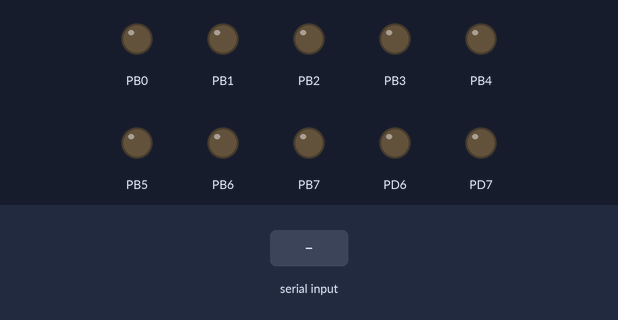
Recording of a program running on a simulated ATmega328P, built with avr-gcc and emulated at 16 MHz. Parts: output pins drawn as LEDs (lit = HIGH). Inputs (shaded band) come from the test bench. What the program prints to the serial monitor is not drawn.

Above: at 1.2 s.
1.3 s: "1" received over Serial
At 2.2 s:
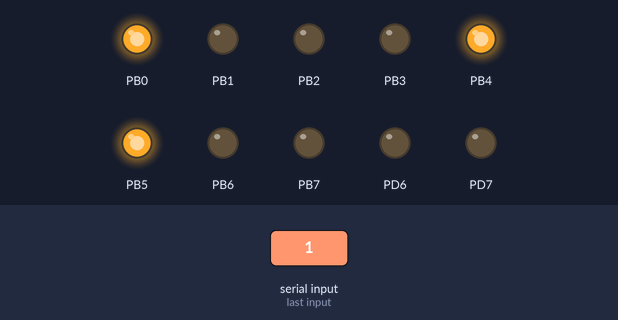
2.8 s: "0" received over Serial
At 3.4 s:
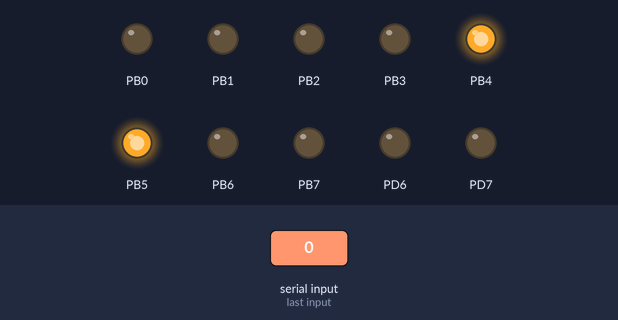
4.3 s: "2" received over Serial
At 5.7 s:
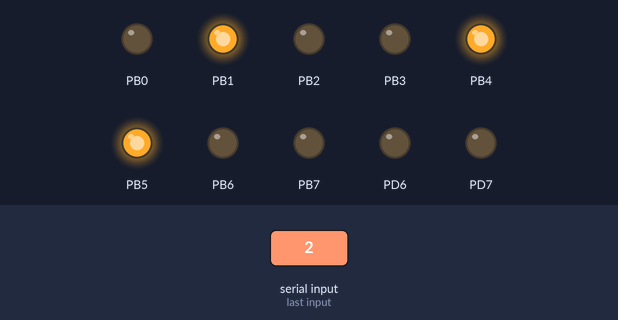
Timing chart, 0 to 7.3 s (numbered marks = the images above; inputs shaded):
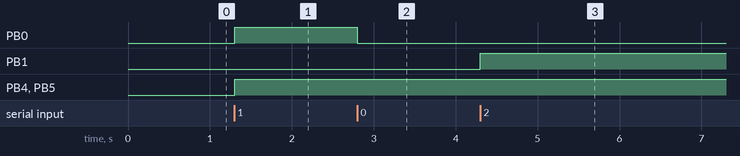

Measured:
- after the input at 1.3 s, PB0, PB4, PB5: LOW → HIGH at once
- after the input at 2.8 s, PB0: HIGH → LOW at once
- after the input at 4.3 s, PB1: LOW → HIGH at once

The program:

main.c
```c
/*
 * LAB04_ADC.c
 *
 * Created: 24/04/2025
 * Author : Juan Rodriguez
	Pre-Laboratorio 6
	comunicación serial UART
 */

/*********Librerias*********/
#define F_CPU 16000000UL
#include <avr/io.h>
#include <avr/interrupt.h>

uint8_t mask_data = 0;

/*********Librerias*********/


/*********Prototipos de funciones*********/
void setup(void);
void initUART(void);
void write(char texto);
/*********Prototipos de funciones*********/


/*********main*********/
int main(void)
{
    setup();
	write('l');
	write('e');
	write('e');
	write('r');
	write(' ');
	write('e');
	write('l');
	write(' ');
	write('P');
	write('O');
	write('T');


    while (1)
    {

    }
}
/*********main*********/


/*********Subrutinas NON Interrupts*********/
void setup(void){
	cli();
	initUART();
	sei();
}

void initUART(void){
	//Configurar los pines PD1 Tx y PD0 Rx
	DDRD=0;
	DDRD |= (1<<PORTD1)|(1<<PORTD7)|(1<<PORTD6);	//PD1 única salida
	PORTD= 0;
	UCSR0A = 0;		//No se utiliza doble speed.
	UCSR0B = 0;
	UCSR0B |= (1<<RXCIE0)|(1<<RXEN0)|(1<<TXEN0);  //Habilitamos interrupciones al recibir, habilitar recepción y transmisión
	UCSR0C = 0;
	UCSR0C |= (1<<UCSZ00)|(1<<UCSZ01);	//Asincrono, deshabilitado el bit de paridad, un stop bit, 8 bits de datos.
	UBRR0=103;	//UBBRR0=103; -> 9600 con frecuencia de 16MHz

	//Configuración de PORTB
	DDRB =0;
	DDRB |= 0xFF; //PORTB como salida
	PORTB =0;


}

void write(char texto){
	while ((UCSR0A & (1<<UDRIE0))==0);	//Esperamos a que el registro de datos de USART este vacío
	UDR0= texto;
}

/*********Subrutinas NON Interrupts*********/


/*********Subrutinas Interrupts*********/
ISR(USART_RX_vect) {
	char dato = UDR0;
	write(dato);
	mask_data = (dato & 0b00111111);	//Limpiamos los bits mas significativos
	PORTB = mask_data;

	mask_data = (dato & 0b11000000);	//dejamos los bits mas significativos
	PORTD &= (0b00111111);				//Limpiamos los bits mas significativos del Puerto D
	PORTD |= mask_data;					//Cargamos el nuevo valor

}
/*********Subrutinas NON Interrupts*********/
```
